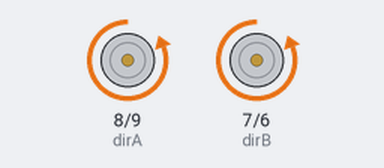
A sketch run on a simulated Arduino Uno, built with avr-gcc and run on an emulated ATmega328P. Parts: direction and speed pins drawn as motors (green arrow = direction pin HIGH = forward, orange = LOW = backward, longer = more drive).

Above: at 1.2 s.
At 3.8 s:
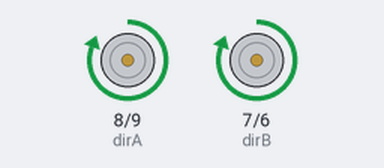
Timing chart, 0 to 6.6 s (numbered marks = the images above):
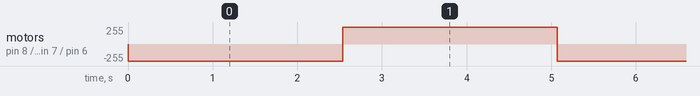

The sketch:

Shield_L293DD.ino
```cpp
/*

              Este código é copiado do professor. Este código faz a utilização simples do shield L293D, girando o motor hora num sentido, hora no outro.

*/


// ========================================================================================================
// --- Mapeamento de Hardware ---
#define    pwmB    6
#define    dirB    7
#define    dirA    8
#define    pwmA    9


// ========================================================================================================
// --- Configurações Iniciais ---
void setup()
{
     pinMode(pwmB, OUTPUT);
     pinMode(dirB, OUTPUT);
     pinMode(dirA, OUTPUT);
     pinMode(pwmA, OUTPUT);

     digitalWrite(pwmB,  LOW);
     digitalWrite(dirB,  LOW);
     digitalWrite(dirA,  LOW);
     digitalWrite(pwmA,  LOW);


} //end setup


void loop()
{

     digitalWrite(pwmB,  HIGH);
     digitalWrite(dirB,   LOW);
     digitalWrite(dirA,   LOW);
     digitalWrite(pwmA,  HIGH);
     delay(2535);

     digitalWrite(pwmB,  HIGH);
     digitalWrite(dirB,  HIGH);
     digitalWrite(dirA,  HIGH);
     digitalWrite(pwmA,  HIGH);
     delay(2535);


} //end loop
```

Measured:
- by itself, motor on pin 8 (dirA) / pin 9 (pwmA), motor on pin 7 (dirB) / pin 6 (pwmB): alternates forward 255/255 for 2.5 s and backward 255/255 for 2.5 s
